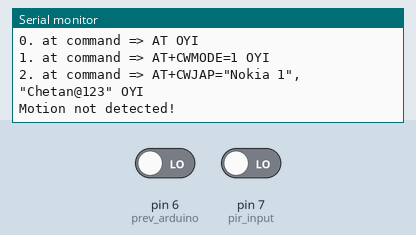
Simulated run of this sketch. Board: Arduino Uno, built with avr-gcc and run on an emulated ATmega328P. Shown: the last lines printed to the serial monitor. The test bench sets the inputs (shaded band); at power-on: pin 6 (prev_arduino) LOW, pin 7 (pir_input) LOW. The modem accepts every AT command (registered, SIM ready, sends succeed) and sends nothing else.

Above: at 1.2 s.
1.3 s: pin 6 (prev_arduino) driven HIGH
At 2.28 s:
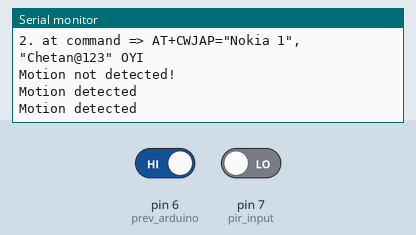
4.1 s: pin 7 (pir_input) driven HIGH
At 5.0 s:
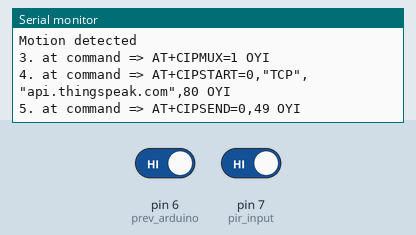

Measured:
- after the input at 1.3 s, the serial monitor: prints a new line after 0.87 s (image 1)
- after the input at 4.1 s, the serial monitor: prints a new line after 0.09 s (image 2)

The sketch:

Arduino_with_pir_motionsensor.ino
```cpp
#include <SoftwareSerial.h>
#define RX 2
#define TX 3
int state = 0;
int prev_arduino = 6;
int pir_input = 7;
int buzz = 8;
String AP = "Nokia 1";       // AP NAME
String PASS = "Chetan@123"; // AP PASSWORD
String API = "FOIWDP2BXVBFQ6IU";   // Write API KEY
String HOST = "api.thingspeak.com";
String PORT = "80";
String field = "field1";
int countTrueCommand;
int countTimeCommand;
boolean found = false;
int valSensor = 1;
SoftwareSerial esp8266(RX, TX);

float resolution = 5.0 / 1023; // 3.3 is the supply volt  & 1023 is ma
void setup() {
  pinMode(prev_arduino, INPUT);
  Serial.begin(9600);
  esp8266.begin(115200);
  sendCommand("AT", 5, "OK");
  sendCommand("AT+CWMODE=1", 5, "OK");
  sendCommand("AT+CWJAP=\"" + AP + "\",\"" + PASS + "\"", 20, "OK");
}

void loop() {
  valSensor = getSensorData();
  if (valSensor == HIGH)
  {
	  digitalWrite(buzz, HIGH);
  String getData = "GET /update?api_key=" + API + "&" + field + "=" + String(valSensor);
  sendCommand("AT+CIPMUX=1", 5, "OK");
  sendCommand("AT+CIPSTART=0,\"TCP\",\"" + HOST + "\"," + PORT, 15, "OK");
  sendCommand("AT+CIPSEND=0," + String(getData.length() + 4), 4, ">");
  esp8266.println(getData); delay(1500); countTrueCommand++;
  sendCommand("AT+CIPCLOSE=0", 5, "OK");
  }

  else
  {	delay(100);
	digitalWrite(buzz, LOW);
  }
}

float getSensorData() {
  //return random(1000); // Replace with your own sensor code
  state = digitalRead(prev_arduino);

  if ( state == HIGH) {


    Serial.println("Motion detected");

    float temp = digitalRead(pir_input);
    return temp;
    delay(5000);
  } else {
    Serial.println("Motion not detected!");
    delay(2000);
  }
}

void sendCommand(String command, int maxTime, char readReplay[]) {
  Serial.print(countTrueCommand);
  Serial.print(". at command => ");
  Serial.print(command);
  Serial.print(" ");
  while (countTimeCommand < (maxTime * 1))
  {
    esp8266.println(command);//at+cipsend
    if (esp8266.find(readReplay)) //ok
    {
      found = true;
      break;
    }

    countTimeCommand++;
  }

  if (found == true)
  {
    Serial.println("OYI");
    countTrueCommand++;
    countTimeCommand = 0;
  }

  if (found == false)
  {
    Serial.println("Fail");
    countTrueCommand = 0;
    countTimeCommand = 0;
  }

  found = false;
}
```
